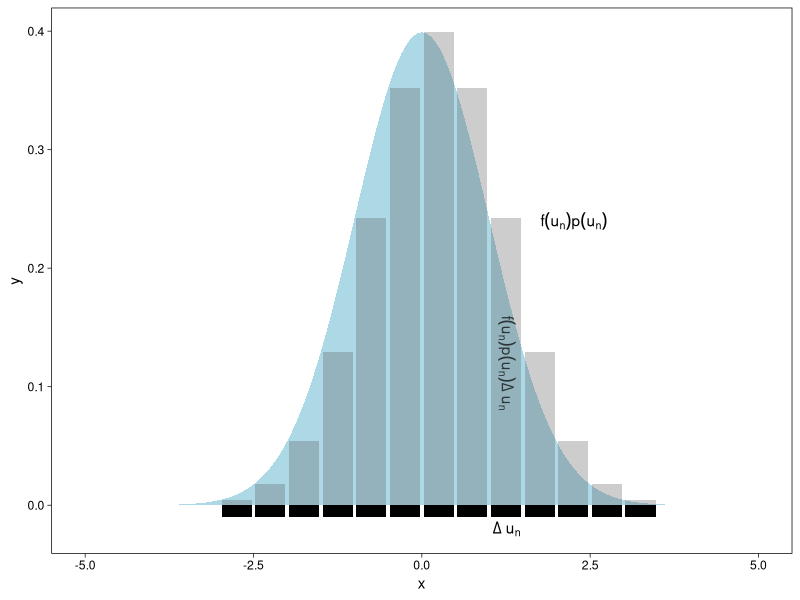
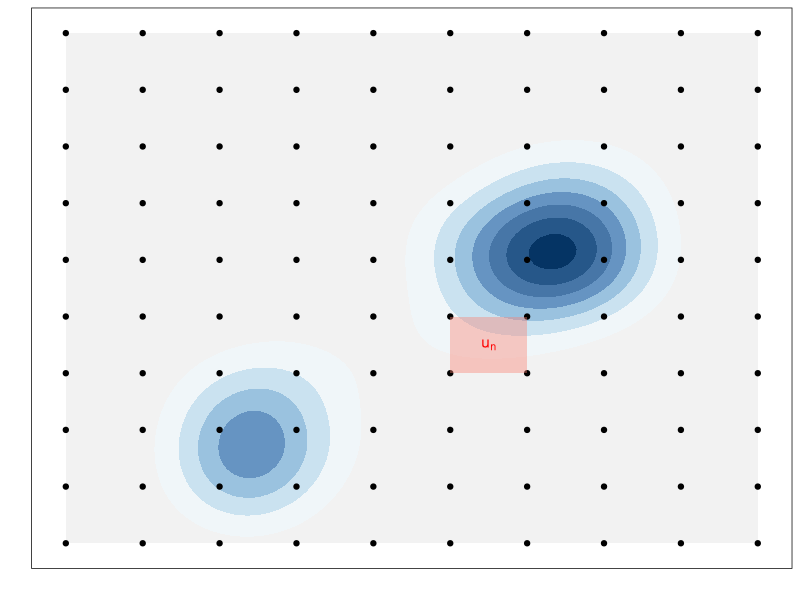
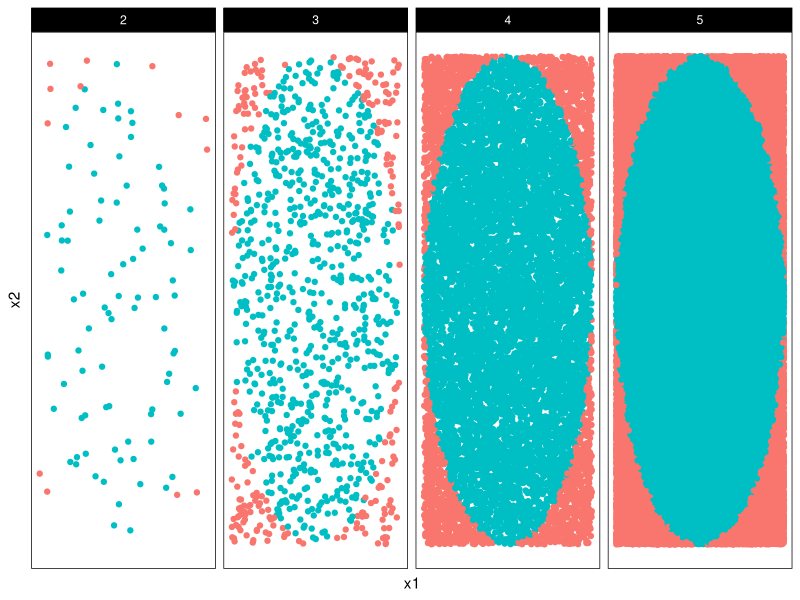
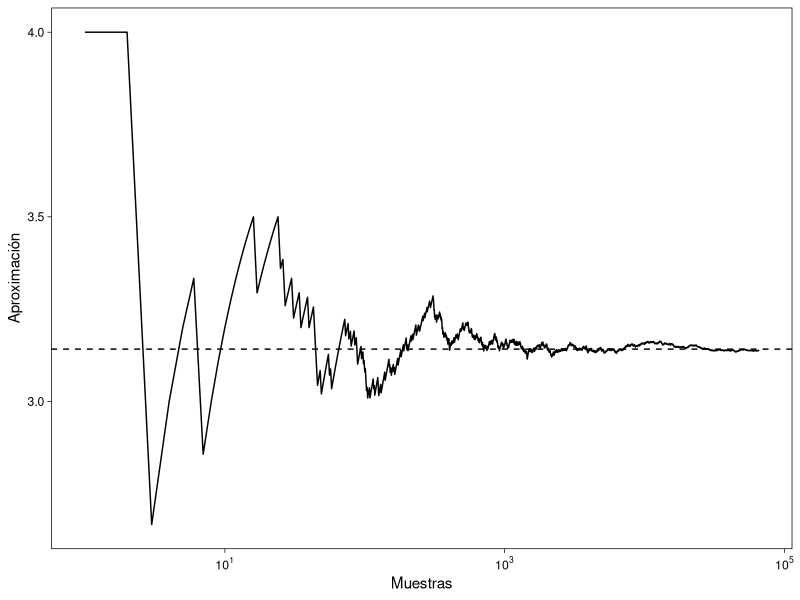
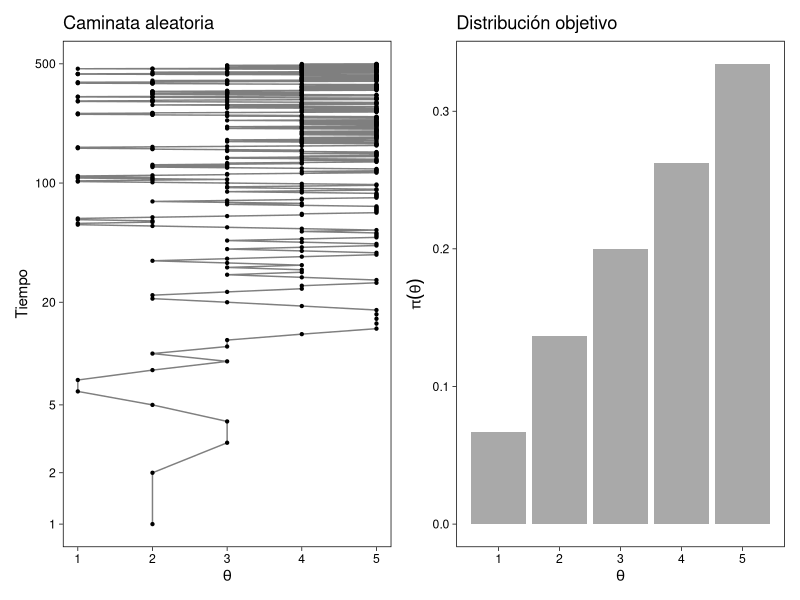
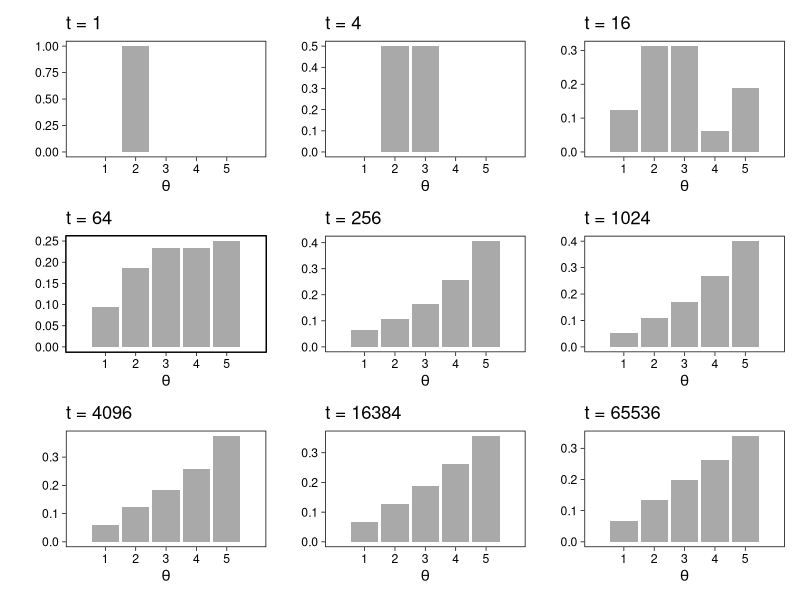
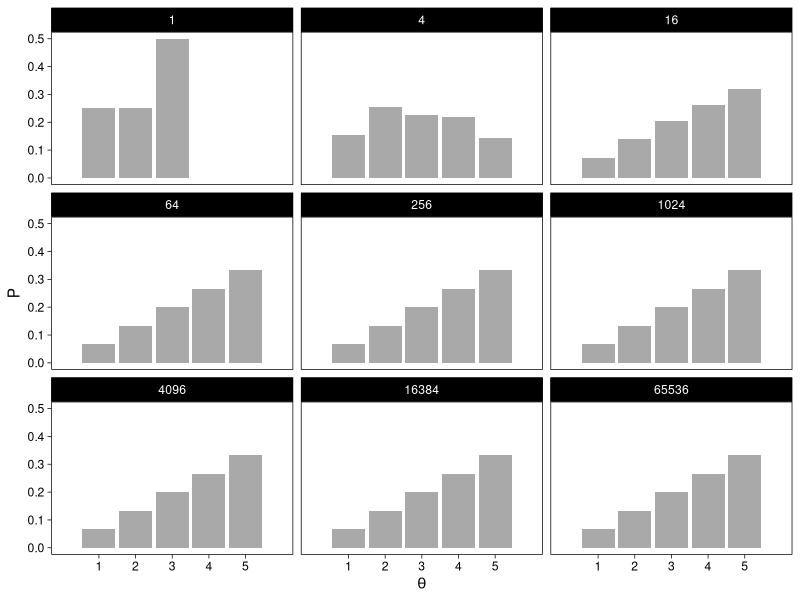
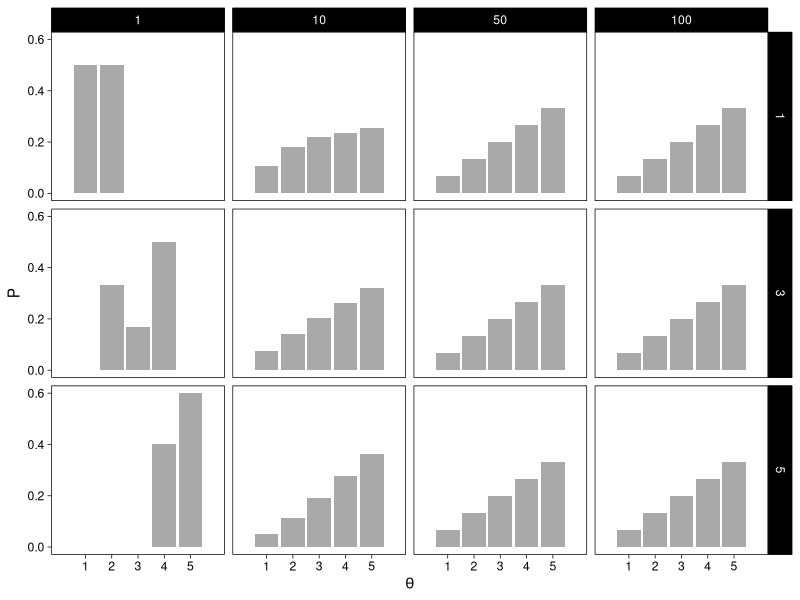

The R script that drew these images, in order:
## ---- chunk 1
library(tidyverse)
library(patchwork)
library(scales)
knitr::opts_chunk$set(echo = TRUE, message = FALSE, warning=FALSE, 
                      fig.align = 'center', fig.width = 5, fig.height=3, cache = TRUE)
comma <- function(x) format(x, digits = 2, big.mark = ",")
theme_set(theme_linedraw())
color.blues <- c(NA,"#BDD7E7", "#6BAED6", "#3182BD", "#08519C", "#074789", "#063e77", "#053464")
sin_lineas <- theme(panel.grid.major = element_blank(), panel.grid.minor = element_blank())
sin_leyenda <- theme(legend.position = "none")
sin_ejes <- theme(axis.ticks = element_blank(), 
        axis.text = element_blank())
## ---- chunk 2
grid.n <- 11
grid.size <- 6/(grid.n+1)
norm.cuadrature <- tibble(x = seq(-3, 3, by = grid.size), y = dnorm(x) )

## ---- chunk 3

norm.density <- tibble(x = seq(-5, 5, by = .01), 
       y = dnorm(x) ) 
  
norm.cuadrature %>% 
  ggplot(aes(x=x + grid.size/2, y=y)) + 
    geom_area(data = norm.density, aes(x = x, y = y), fill = 'lightblue') + 
    geom_bar(stat="identity", alpha = .3) + 
    geom_bar(aes(x = x + grid.size/2, y = -0.01), fill = 'black', stat="identity") + 
    sin_lineas + xlab('x') + 
    annotate('text', label = expression(Delta~u[n]), x = .01 + 5 * grid.size/2, y = -.02) + 
    annotate('text', label = expression(f(u[n]) * p(u[n]) ), x = .01 + 9 * grid.size/2, y = dnorm(.01 + 4 * grid.size/2)) + 
    annotate('text', label = expression(f(u[n]) * p(u[n]) * Delta~u[n]), 
             x = .01 + 5 * grid.size/2, y = dnorm(.01 + 4 * grid.size/2)/2, 
             angle = -90, alpha = .7)
  

## ---- chunk 4
norm.cuadrature %>% 
  summarise(approx = sum(y * grid.size), N = n()) %>% 
  round(5)
## ---- chunk 5
crear_log_post <- function(n, k){
  function(theta){
    verosim <- k * log(theta) + (n - k) * log(1 - theta)
    inicial <- log(theta)
    log_p_factor <- verosim + inicial
    log_p_factor
  }
}
# observamos 3 éxitos en 4 pruebas:
log_post <- crear_log_post(4, 3)
prob_post <- function(x) { exp(log_post(x))}
# integramos numéricamente
p_x <- integrate(prob_post, lower = 0, upper = 1, subdivisions = 100L)
p_x
## ---- chunk 6
media_funcion <- function(theta){
  theta * prob_post(theta) / p_x$value
}
integral_media <- integrate(media_funcion, lower = 0, upper = 1, subdivisions = 100L)
media_post <- integral_media$value 
media_post
## ---- chunk 7
5/(2+5)
## ---- chunk 8
# Codigo utilizado: 
# https://stackoverflow.com/questions/17521438/geom-rect-and-alpha-does-this-work-with-hard-coded-values

m <- ggplot(faithful, aes(x = eruptions, y = waiting)) +
 xlim(0.5, 6) +
 ylim(40, 110)

grid.size <- 10 - 1

mesh <- expand.grid(x = seq(0.5, 6, by = (6-.5)/grid.size), y = seq(40, 110, by = (110-40)/grid.size))

m + geom_density_2d_filled(aes(alpha = ..level..), bins = 8) + 
  scale_fill_manual(values = color.blues) + 
  sin_lineas + theme(legend.position = "none")  + 
  geom_point(data = mesh, aes(x = x, y = y)) + 
  annotate("rect", xmin = .5 + 5 * (6-.5)/grid.size, 
            xmax = .5 + 6 * (6-.5)/grid.size, 
            ymin = 40 + 3 * (110-40)/grid.size, 
            ymax = 40 + 4 * (110-40)/grid.size,
            linestyle = 'dashed', 
           fill = 'salmon', alpha = .4) + ylab("") + xlab("") + 
  annotate('text', x = .5 + 5.5 * (6-.5)/grid.size, 
                   y = 40 + 3.5 * (110-40)/grid.size, 
           label = expression(u[n]), color = 'red') +
  theme(axis.ticks = element_blank(), 
        axis.text = element_blank())

## ---- chunk 9

genera_dardos <- function(n = 100){
  tibble(x1 = runif(n, min = -1, max = 1), 
         x2 = runif(n, min = -1, max = 1)) %>% 
    mutate(resultado = ifelse(x1**2 + x2**2 <= 1., 1., 0.))
}

dardos <- tibble(n = seq(2,5)) %>% 
  mutate(datos = map(10**n, genera_dardos)) %>% 
  unnest() 

dardos %>% 
  ggplot(aes(x = x1, y = x2)) + 
    geom_point(aes(color = factor(resultado))) + 
    facet_wrap(~n, nrow = 1) + 
    sin_lineas + sin_ejes + sin_leyenda

## ---- chunk 10
set.seed(1087)

genera_dardos(n = 2**16) %>% 
  mutate(n = seq(1, 2**16), 
         approx = cummean(resultado) * 4) %>% 
  ggplot(aes(x = n, y = approx)) + 
    geom_line() + 
    geom_hline(yintercept = pi, linetype = 'dashed') + 
    scale_x_continuous(trans='log10', 
                       labels = trans_format("log10", math_format(10^.x))) + 
    ylab('Aproximación') + xlab("Muestras") + sin_lineas
  

## ---- chunk 11
theta <- rbeta(10000, 5, 2)
media_post <- mean(theta)
momento_2_post <- mean(theta^2)
c(media_post, momento_2_post)
## ---- chunk 12
mean(exp(theta) > 2)
## ---- chunk 13
datos <- tibble(
  sabor = c("fresa", "limón", "mango", "guanábana"),
  n = c(50, 45, 51, 50), gusto = c(36, 35, 42, 29)) %>% 
  mutate(prop_gust = gusto / n)
datos
## ---- chunk 14
datos <- datos %>% 
  mutate(a_post = gusto + 2, b_post = n - gusto + 1)
datos
## ---- chunk 15
simular_conjunta <- function(rep, datos){
  datos %>% mutate(valor_sim = map2_dbl(a_post, b_post, ~ rbeta(1, .x, .y))) %>% 
    select(sabor, valor_sim) 
}
simular_conjunta(1, datos) 
## ---- chunk 16
# esta no es una manera muy rápida, podríamos calcular todas las
# simulaciones de cada parámetro de manera vectorizada
sims_posterior <- tibble(rep = 1:5000) %>% 
  mutate(sims = map(rep, ~ simular_conjunta(.x, datos))) %>% 
  unnest(cols = sims)
sims_posterior
## ---- chunk 17
sims_posterior %>% 
  group_by(rep) %>% 
  mutate(sabor = sabor[which.max(valor_sim)]) %>% 
  group_by(sabor) %>% 
  count() %>% 
  ungroup() %>% 
  mutate(prop = n / sum(n))
## ---- chunk 18

set.seed(1087)

islas <- tibble(islas = 1:5, pob = 1:5)
camina_isla <- function(i){ # i: isla actual
    u <- runif(1) # volado
    v <- ifelse(u < 0.5, i - 1, i + 1)  # isla vecina (índice)
    if (v < 1 | v > 5) { # si estas en los extremos y el volado indica salir
      return(i)
    }
    u2 <- runif(1)
    p_move = min(islas$pob[v] / islas$pob[i], 1)
    if (p_move  > u2) {
        return(v) # isla destino
    }
    else {
      return(i) # me quedo en la misma isla
    }
}
pasos <- 100000
iteraciones <- numeric(pasos)
iteraciones[1] <- sample(1:5, 1) # isla inicial
for (j in 2:pasos) {
    iteraciones[j] <- camina_isla(iteraciones[j - 1])
}
caminata <- tibble(pasos = 1:pasos, isla = iteraciones)
plot_caminata <- ggplot(caminata[1:500, ], aes(x = pasos, y = isla)) +
    geom_point(size = 0.8) +
    geom_path(alpha = 0.5) +
    coord_flip() + 
    labs(title = "Caminata aleatoria") +
    scale_x_continuous(trans = "log10", "Tiempo", breaks = c(1, 2, 5, 20, 100, 500)) +
    scale_y_continuous( expression(theta)) + sin_lineas
plot_dist <- ggplot(caminata, aes(x = isla)) +
    geom_bar(fill = "darkgray", aes(y = (..count..)/sum(..count..))) +
    scale_x_continuous(expression(theta), breaks = 1:10) +
    labs(title = "Distribución objetivo", 
       y = expression(pi(theta))) + sin_lineas
plot_caminata + plot_dist
## ---- chunk 19
t <- 4**(0:8)
plots_list <- map(t, function(i){
    ggplot(caminata[1:i, ], aes(x = isla)) +
        geom_bar(fill = "darkgray", aes(y = (..count..)/sum(..count..))) +
        labs(y = "", x = "", title = paste("t = ", i, sep = "")) +
        scale_x_continuous(expression(theta), breaks = 1:5, limits = c(0, 6)) + 
    sin_lineas
})
wrap_plots(plots_list)
## ---- chunk 20
library(expm)
transMat <- function(P){ # recibe vector de probabilidades (o población)
    T <- matrix(0, 5, 5)
    n <- length(P - 1) # número de estados
    for (j in 2:n - 1) { # llenamos por fila
        T[j, j - 1] <- 0.5 * min(P[j - 1] / P[j], 1)
        T[j, j] <- 0.5 * (1 - min(P[j - 1] / P[j], 1)) + 
                   0.5 * (1 - min(P[j + 1] / P[j], 1))
        T[j, j + 1] <- 0.5 * min(P[j + 1] / P[j], 1)
    }
    # faltan los casos j = 1 y j = n
    T[1, 1] <- 0.5 + 0.5 * (1 - min(P[2] / P[1], 1))
    T[1, 2] <- 0.5 * min(P[2] / P[1], 1)
    T[n, n] <- 0.5 + 0.5 * (1 - min(P[n - 1] / P[n], 1))
    T[n, n - 1] <- 0.5 * min(P[n - 1] / P[n], 1)
    T
}
T <- transMat(islas$pob)
w <- c(0, 1, rep(0, 3))
t <- 4**(0:8)
expT <- map_df(t, ~data.frame(t = ., w %*% (T %^% .)))
expT_long <- expT %>%
    gather(theta, P, -t) %>% 
    mutate(theta = parse_number(theta))
ggplot(expT_long, aes(x = theta, y = P)) +
    geom_bar(stat = "identity", fill = "darkgray") + 
    facet_wrap(~ t) +
    scale_x_continuous(expression(theta), breaks = 1:5, limits = c(0, 6)) + 
  sin_lineas
## ---- chunk 21
inicio_p <- function(i){
    w <- rep(0, 5)
    w[i] <- 1
    t <- c(1, 10, 50, 100)
    exp_t <- map_df(t, ~ data.frame(t = .x, inicio = i, w %*% (T %^% .))) %>%
        gather(theta, P, -t, -inicio) %>% 
        mutate(theta = parse_number(theta))
    exp_t
}
exp_t <- map_df(c(1, 3, 5), inicio_p)
ggplot(exp_t, aes(x = as.numeric(theta), y = P)) +
    geom_bar(stat = "identity", fill = "darkgray") + 
    facet_grid(inicio ~ t) +
    scale_x_continuous(expression(theta), breaks = 1:5, limits = c(0, 6)) + 
  sin_lineas
## ---- chunk 22
crear_metropolis <- function(fun_log, sigma_salto = 0.1){
  # fun_log es la funcion objetivo en escaa logaritmica
  # sigma_salto es la varianza de los saltos en la propuesta
  iterar_metropolis <- function(theta_inicial, n){
    p <- length(theta_inicial)
    nombres <- names(theta_inicial)
    iteraciones <- matrix(0, nrow = n, ncol = p)
    colnames(iteraciones) <- nombres
    iteraciones[1,] <- theta_inicial
    for(i in 2:n){
      theta <- iteraciones[i - 1, ]
      theta_prop <- theta + rnorm(p, 0, sigma_salto)
      # exp(log(p) - log(q)) = p/q
      cociente <- exp(fun_log(theta_prop) - fun_log(theta))
      if(cociente >= 1 || runif(1,0,1) < cociente){
        iteraciones[i, ] <- theta_prop
      } else {
        iteraciones[i, ] <- theta  
      }
    }
    iteraciones_tbl <- iteraciones %>% 
      as_tibble() %>%  
      mutate(iter_num = row_number()) %>% 
      select(iter_num, everything())
    iteraciones_tbl
  }
  iterar_metropolis
}
## ---- chunk 23
exp_no_norm <- function(x) {
  z <- ifelse(x > 0, exp(-0.5 * x), 0)
  log(z)
}

iterador_metro <- crear_metropolis(exp_no_norm, sigma_salto = 0.5)
sims_tbl <- iterador_metro(c(theta = 0.5), 10000)
g_exp_mh <- ggplot(sims_tbl, aes(x = theta)) + 
  geom_histogram(aes(y = ..density..)) + 
  xlim(0, 20) + ggtitle("Metropolis-Hastings")+ sin_lineas

g_exp_rexp <- tibble(theta = rexp(10000, rate = .5)) %>% 
  ggplot(aes(x = theta)) + 
  geom_histogram(aes(y = ..density..)) + 
  xlim(0, 20) + ggtitle("rexp")+ sin_lineas

g_exp_mh + g_exp_rexp
## ---- chunk 24
beta_no_norm <- function(x) {
  z <- ifelse(x > 0 && x < 1, (x^2)*(1-x), 0)
  log(z)
}

iterador_metro <- crear_metropolis(beta_no_norm, sigma_salto = 0.04)
sims_metro_tbl <- iterador_metro(c(theta = 0.5), 50000)
sims_indep_tbl <- tibble(iter_num = 1:30000, theta = rbeta(30000, 3, 2))
g_1 <- ggplot(sims_metro_tbl, aes(x = theta)) + 
  geom_histogram(aes(y = ..density..)) +
  labs(subtitle = "Metropolis-Hastings")+ sin_lineas
g_2 <- ggplot(sims_indep_tbl, aes(x = theta)) + 
  geom_histogram(aes(y = ..density..)) +
  labs(subtitle = "rbeta")+ sin_lineas
g_1 + g_2
## ---- chunk 25
g_metropolis <- sims_metro_tbl %>% 
  filter(iter_num < 500) %>% 
  ggplot(aes(x = iter_num, y = theta)) +
  geom_line() + labs(subtitle = "Metropolis-Hastings")+ sin_lineas
g_indep <- sims_indep_tbl %>% 
  filter(iter_num < 500) %>% 
  ggplot(aes(x = iter_num, y = theta)) +
  geom_line() + labs(subtitle = "Independientes")+ sin_lineas
g_metropolis + g_indep
## ---- chunk 26
media_1 <- sims_metro_tbl %>% summarise(media_post = mean(theta)) %>% pull(media_post)
media_2 <- sims_indep_tbl %>% summarise(media_post = mean(theta)) %>% pull(media_post)
media_exacta <- 3/(3 + 2)
tibble(metodo = c("sim Metropolis-Hastings", "sim Independiente", "exacto"),
       media_post = c(media_1, media_2, media_exacta))
## ---- chunk 27
sim_indep <- tibble(theta = rgamma(10000, 20, 100))
ggplot(sim_indep, aes(x = theta)) + geom_histogram()+ sin_lineas
## ---- chunk 28
# logaritmo de densidad no normalizada
log_f_dist <- function(x) 210 + dgamma(x, 20, 100, log = TRUE)
# iterar
iterador_metro_chico <- crear_metropolis(log_f_dist, sigma_salto = 0.001)
sims_chico_tbl <- iterador_metro_chico(c(theta = 0.02), 50000)
g_sim <- ggplot(sims_chico_tbl %>% filter(iter_num < 3000), 
                aes(x = iter_num, y = theta)) + 
  geom_line() + sin_lineas + 
  ylim(c(0, 0.5))

dist_bplot <- ggplot(tibble(x = rgamma(10000, 20, 100)), 
                     aes(y = x, x = "a")) + 
  geom_violin() + 
  ylab("") + sin_lineas +
  ylim(0, 0.5)

g_sim + dist_bplot + plot_layout(widths = c(5, 1))
## ---- chunk 29
set.seed(831)
iterador_metro_grande <- crear_metropolis(log_f_dist, sigma_salto = 20)
sims_grande_tbl <- iterador_metro_grande(c(theta = 0.02), 50000)

g_sim <- ggplot(sims_grande_tbl %>% filter(iter_num < 3000), 
                aes(x = iter_num, y = theta)) + 
  geom_line() + sin_lineas + 
  ylim(c(0, 0.5))

g_sim + dist_bplot + plot_layout(widths = c(5, 1))
## ---- chunk 30
set.seed(831)
iterador_metro_apropiada <- crear_metropolis(log_f_dist, sigma_salto = 0.1)
sims_tbl <-iterador_metro_apropiada(c(theta = 0.02), 50000)
g_sim <- ggplot(sims_tbl %>% filter(iter_num < 3000), 
  aes(x = iter_num, y = theta)) + geom_line() + ylim(c(0, 0.5)) + sin_lineas
g_sim + dist_bplot + plot_layout(widths = c(5, 1))
## ---- chunk 31
estimaciones_media <- map_dfr(
  list(sims_chico_tbl, sims_grande_tbl, sims_tbl), 
  ~ filter(.x, iter_num < 3000) %>% 
    summarise(media = mean(theta))) %>% 
    mutate(tipo = c("salto chico", "salto grande", "salto apropiado"))
estimaciones_media %>% bind_rows(tibble(tipo = "exacta", media = 20/100)) %>% 
  select(tipo, media)
## ---- chunk 32
set.seed(6222131)
sims_chica_tbl <- iterador_metro_chico(c(theta = 0.02), 5000)
sims_grande_tbl <- iterador_metro_grande(c(theta = 0.02), 5000)
estimaciones_media <- map_dfr(
    list(sims_chica_tbl, sims_grande_tbl, sims_tbl), 
    ~ filter(.x, iter_num < 3000) %>% 
  summarise(media = mean(theta))) %>% 
  mutate(tipo = c("salto chico", "salto grande", "salto apropiado"))
estimaciones_media %>% bind_rows(tibble(tipo = "exacta", media = 20/100)) %>% 
  select(tipo, media)
## ---- chunk 33
library(mvtnorm)

mu <- c(1, 2)
Sigma <- matrix(c(1, .75, .75, 1), nrow = 2)

crear_log_norm <- function(mu, Sigma){
  # calcula log_posterior
  log_norm <- function(x){
      log_verosim <- dmvnorm(x, mu, Sigma, log = TRUE)
  }
  log_norm
}

log_norm <- crear_log_norm(mu, Sigma)

calibra_metropolis <- function(sigma){
  
  metro_normal <- crear_metropolis(log_norm, sigma_salto = sigma)
  metro_normal(c(x1 = 0, x2 = 0), 100) %>% 
    select(-iter_num) %>% 
    unique() %>% 
    summarise(accep = n()/100) %>% 
    pull(accep)
  
}

tibble(sigma = c(.1, .5, .75, 1., 2.33/sqrt(2), 2.5)) %>% 
  mutate(accep = map_dbl(sigma, calibra_metropolis))

## ---- chunk 34

set.seed(1087)

# plot.grid <- %>% 
  
plot.grid <- expand_grid(x = seq(-2,5, by = 7/99), y = seq(-1,5, by = 6/99))

plot.grid <- plot.grid %>% 
  mutate(density = dmvnorm(plot.grid, mean = mu, sigma = Sigma))

plot.breaks <- plot.grid %>% 
  summarise(breaks = quantile(density, probs = c(.67, .90, .99))) %>% 
  pull(breaks)


cadena_normal <- function(sigma){
  
  metro_normal <- crear_metropolis(log_norm, sigma_salto = sigma)
  metro_normal(c(x1 = -2, x2 = 4), 50)
  
}

tibble(sigma = c(.1, .5, .75, 2.33/sqrt(2), 2.5, 5)) %>% 
  mutate(cadenas = map(sigma, cadena_normal)) %>% 
  unnest(cadenas) %>% 
  ggplot(aes(x = x1, y = x2)) + 
    geom_contour(data = plot.grid, aes(x,y,z = density), breaks = plot.breaks) + 
    geom_path() + geom_point() + 
    geom_point(data = tibble(x = -2, y = 4), aes(x, y), color = 'red') + 
    facet_wrap(~round(sigma,2)) + 
    xlab(expression(x[1])) + ylab(expression(x[2])) + 
    sin_lineas


## ---- chunk 35
crear_log_posterior_norm <- function(x = datos, m_0, n_0, a, b){
  # calcula log_posterior
  log_posterior <- function(mu, sigma){
      log_verosim <- sum(dnorm(x, mu, sigma, log = TRUE))
      tau <- 1 / sigma^2
      log_inicial <- 
        dgamma(tau, a, b, log = TRUE) + 
        dnorm(mu, mu_0, sigma/sqrt(n_0), log = TRUE)
      log_p <- log_verosim + log_inicial
      log_p
  }
  log_posterior
}
## ---- chunk 36
# parametros de inicial y datos
a <- 3
b <- 140
mu_0 <- 175
n_0 <- 5
set.seed(3413)
cantantes <- lattice::singer %>% 
  mutate(estatura_cm = round(2.54 * height)) %>% 
  filter(str_detect(voice.part, "Tenor")) %>% 
  sample_n(20)
## ---- chunk 37
log_p <- crear_log_posterior_norm(cantantes$estatura_cm, mu_0, n_0, a, b) 
log_post <- function(pars) { log_p(pars[1], pars[2]) }
set.seed(823)
metro_normal <- crear_metropolis(log_post, sigma_salto = 0.5)
sim_tbl <- metro_normal(c(mu = 172, sigma = 3), 50000) 
ggplot(sim_tbl %>% filter(iter_num < 100), 
       aes(x = mu, y = sigma)) + 
  geom_path() +
  geom_point() + sin_lineas
## ---- chunk 38
g_normal <- ggplot(sim_tbl, aes(x = mu, y = sigma)) + 
  geom_point(alpha = 0.05)+ coord_equal() + ylim(c(0, 14)) + 
  sin_lineas
g_normal
## ---- chunk 39
sim_tbl %>% summarise(across(is_double, mean))
## ---- chunk 40
crear_log_posterior <- function(x, m_0, sigma_0, inf, sup){
  # calcula log_posterior
  log_posterior <- function(mu, sigma){
      log_verosim <- sum(dnorm(x, mu, sigma, log = TRUE))
      log_inicial <- 
        dunif(sigma, inf, sup, log = TRUE) + 
        dnorm(mu, mu_0, sigma_0, log = TRUE)
      log_p <- log_verosim + log_inicial
      log_p
  }
  log_posterior
}
## ---- chunk 41
log_p <- crear_log_posterior(cantantes$estatura_cm, 175, 3, 2, 20) 
log_post <- function(pars) { log_p(pars[1], pars[2]) }
## ---- chunk 42
set.seed(8231)
metro_normal <- crear_metropolis(log_post, sigma_salto = 0.5)
sim_tbl <- metro_normal(c(mu = 172, sigma = 5), 50000) 
g_normal_2 <- ggplot(sim_tbl, aes(x = mu, y = sigma))  +
  geom_point(alpha = 0.05) + coord_equal() + ylim(c(0, 14)) + sin_lineas
g_normal + g_normal_2
## ---- chunk 43

sim_tbl %>% summarise(across(is.numeric, mean))

## ---- chunk 44
tau <- rgamma(5000, 3, 150)
sigma <- 1/sqrt(tau)
quantile(sigma, c(0.01,0.1, 0.9, 0.99))
quantile(runif(5000, 2, 25), c(0.01,0.1, 0.9, 0.99))
## ---- chunk 45
sim_formas <- function(p_azar, p_corr){
  tipo <- rbinom(1, 1, 1 - p_azar)
  if(tipo==0){
    # al azar
    x <- rbinom(1, 10, 1/5)
  } else {
    # no al azar
    x <- rbinom(1, 10, p_corr)
  }
  x
}
## ---- chunk 46
set.seed(12)
muestra <- map_dbl(1:200, ~ sim_formas(0.35, 0.5))
qplot(muestra, geom = 'bar') + sin_lineas
## ---- chunk 47
qbeta(c(0.1, 0.9), 1, 5) %>% round(2)
## ---- chunk 48
crear_log_posterior <- function(x){
 
  log_posterior <- function(theta_azar, theta_corr){
    log_verosim <- sum(log(theta_azar * dbinom(x, 10, 1/5) + 
                          (1 - theta_azar) * dbinom(x, 10, theta_corr)))
    log_inicial <- dbeta(theta_azar, 1, 5, log = TRUE) +
      dbeta(theta_corr, 7, 3, log = TRUE)
    log_post <- log_verosim + log_inicial
    log_post
  }  
  log_posterior

}
## ---- chunk 49
log_p <- crear_log_posterior(muestra)
log_post <- function(pars) { log_p(pars[1], pars[2]) }
set.seed(8231)
metro_examenes <- crear_metropolis(log_post, sigma_salto = 0.02)
sim_tbl <- metro_examenes(c(theta_azar = 0.5, theta_corr = 0.5), 20000)
g_1 <- ggplot(sim_tbl, aes(x = theta_azar, y = theta_corr))  +
  geom_point(alpha = 0.05) + coord_equal() + sin_lineas
g_1
## ---- chunk 50
f <- c(0.05, 0.5, 0.95)
sim_tbl %>% 
  pivot_longer(-iter_num, names_to = "parametro", values_to = "valor") %>% 
  group_by(parametro) %>% 
  summarise(cuantil = quantile(valor, f), f = f) %>% 
  mutate(cuantil = round(cuantil, 2)) %>% 
  pivot_wider(names_from = f, values_from = cuantil)
## ---- chunk 51

set.seed(1087)

mu <- c(1, 2)
Sigma <- matrix(c(1, .75, .75, 1), nrow = 2)

crear_log_norm <- function(mu, Sigma){
  # calcula log_posterior
  log_norm <- function(x){
      log_verosim <- dmvnorm(x, mu, Sigma, log = TRUE)
  }
  log_norm
}

log_norm <- crear_log_norm(mu, Sigma)

corre_metropolis <- function(x1, x2){
  
  n_muestras <- 1000
  metro_normal <- crear_metropolis(log_norm, sigma_salto = 1.645)
  metro_normal(c(x1 = x1, x2 = x2), n_muestras) 
  
}

tibble(x0 = c(-2, 0), y0 = c(4, 0), id = seq(1,2)) %>% 
  mutate(cadena = map2(x0, y0, corre_metropolis)) %>%
  unnest(cadena) %>% 
  ggplot(aes(x = x1, y = x2)) + 
      geom_contour(data = plot.grid, aes(x,y,z = density), breaks = plot.breaks) + 
      geom_path() + geom_point() + 
      geom_point(aes(x0, y0), color = 'red') + 
      facet_wrap(~id) + 
      xlab(expression(x[1])) + ylab(expression(x[2])) + 
      sin_lineas
